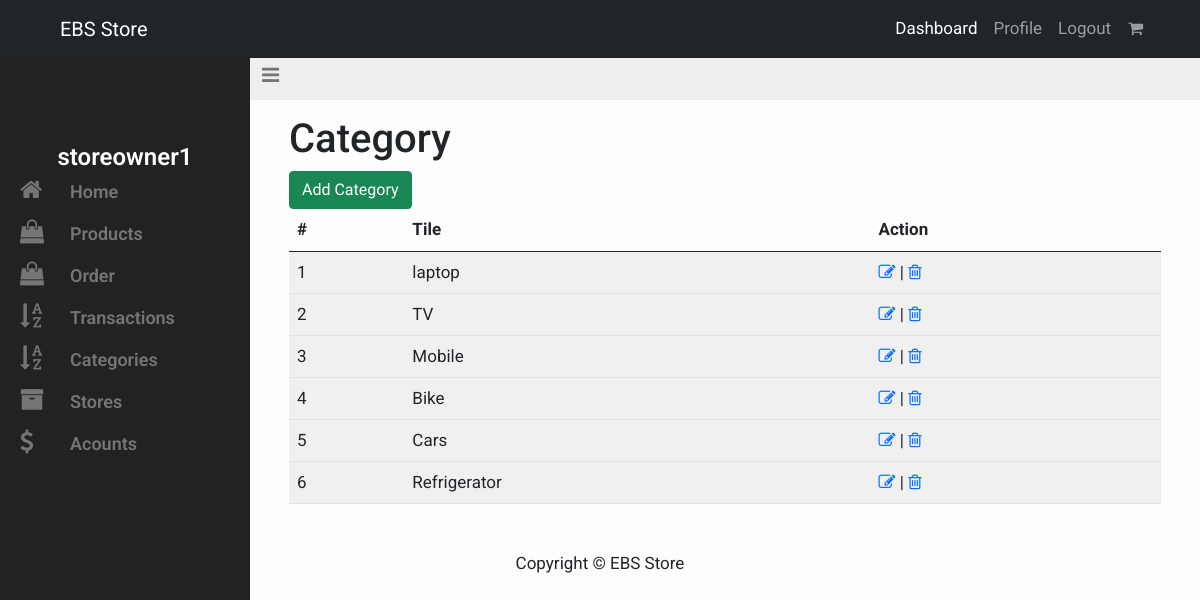
The page /dashboard/categories/ (signed in) on the database its author committed.
### account/models.py (models this page shows, shortened)
class UserAccount(AbstractBaseUser):
    username = models.CharField(max_length=255, unique=True)
    first_name=models.CharField(max_length=255)
    last_name=models.CharField(max_length=255)
    email = models.EmailField(max_length=255, unique=True)
    is_superuser = models.BooleanField(default=False)
    is_admin = models.BooleanField('Is Admin', default=False)
    is_staff = models.BooleanField(default=False)
    is_customer = models.BooleanField(default=True)
    is_client = models.BooleanField(default = False)
    user_type = models.PositiveIntegerField(choices=CHOICES, default=1)
    created_at = models.DateTimeField(auto_now_add=True)
    objects = UserAccountManager()
    USERNAME_FIELD = 'username'
    REQUIRED_FIELDS = ['first_name', 'last_name', 'email']

### store/models.py (models this page shows, shortened)
class Category(models.Model):
    title = models.CharField(max_length=255, unique=True)
    slug = models.SlugField(max_length=255)
    ordering = models.IntegerField(default=0)
    class Meta:
        ordering = ['ordering']

### store/views.py (the view)
# urls.py: path('dashboard/categories/', views.vendor_categories_view, name="categories"),
@login_required
def vendor_categories_view(request):
    categories = Category.objects.all()
    return render(request, 'dashboard/categories/categories.html', {'categories': categories})

### cart/cart.py (called while the page is built)
    def total_items(self):
        return len(self.cart)

### cart/context_processor.py (called while the page is built)
def cart(request):
    return {'cart': Cart(request)}

### templates/dashboard/categories/categories.html
{% extends "../admin_dashboard.html" %}
{%block dashboard_content%}
    <h1>Category</h1>
    <a href="{%url 'add_category'%}" class="btn btn-success"> Add Category </a>
    {% if categories %}
     <table class="table table-striped table-hover">
        <thead>
          <th>#</th>
          <th>Tile</th>
          <th>Action</th>
        </thead>
        <tbody>
      {% for category in categories %}
          <tr>
            <td> {{category.id}}</td>
            <td>{{category.title}}</td>
            <td><a href="{% url 'edit_category' category.id %}"> <i class="fa fa-edit"></i></a> |
              <a href="{% url 'delete_category' category.id %}"><i class="fa fa-trash-o"></i></a></td>
            <tr>
          {% endfor %}
          </tbody>
      </table>
    {%else %}
          <p>No product added</p>
      {%endif%}
{%endblock%}

### templates/dashboard/admin_dashboard.html (shortened to what this page needs)
{% extends "../base.html" %}
{% load static%}
{% block head  %}<link
      href="{% static '/css/dashboard.css' %}"
      rel="stylesheet"
    />
 {% endblock %}
{%block content %}
<div>
  <div id="wrapper">
  <aside id="sidebar-wrapper">
    <ul class="sidebar sidebar-nav pt-5">
      <div class="sidebar-brand">
        {% if user.type == 0 %}
          <h2>{{user.store.name}}</h2>
        {% else  %}
          <h2> {{user.username}}</h2>
        {%endif%}
    </div>
      <li class="item">
        <a href="{%url 'dashboard'%}"><i class="fa fa-home"></i>Home</a>
      </li>
      <li class="item">
        <a href="{%url 'admin_products_views'%}"><i class="	fa fa-shopping-bag"></i>Products</a>
      </li>
      <li class="item">
        <a href="{%url 'order:admin_order_view'%}"><i class="	fa fa-shopping-bag"></i>Order</a>
      </li>
      <li class="item">
        <a href="#"><i class="fa fa-sort-alpha-asc"></i>Transactions</a>
      </li>
      <li class="item">
        <a href="{%url 'categories'%}"><i class="fa fa-sort-alpha-asc"></i>Categories</a>
      </li>
      <li class="item">
        <a href="{%url 'admin_stores_view'%}"><i class="fa fa-archive"></i>Stores</a>
      </li>
      <li class="item">
        <a href="{%url 'admin_users_view'%}"><i class="fa fa-dollar"></i>Acounts</a>
      </li>
    </ul>
  </aside>
  <div id="navbar-wrapper">
    <nav class="navbar navbar-inverse">
      <div class="container-fluid">
        <div class="navbar-header">
          <a href="#" class="navbar-brand" id="sidebar-toggle"><i class="fa fa-bars"></i></a>
        </div>
      </div>
    </nav>
  </div>
  <section id="content-wrapper">
      <div class="row">
        <div class="col-lg-12">
          <div class="container">
          {%block dashboard_content%}
          {% endblock dashboard_content%}
          </div>
      </div>
  </section>
</div>
{%endblock%}

### static/css/dashboard.css (style rules this page uses)
body { padding-bottom: 30px; position: relative; min-height: 100%; }
a { transition: background 0.2s, color 0.2s; }
#wrapper { padding-left: 0; transition: all 0.5s ease; position: relative; }
#sidebar-wrapper { z-index: 1000; position: fixed; left: 250px; width: 0; height: 100%; margin-left: -250px; overflow-y: auto; overflow-x: hidden; background: #222; transition: all 0.5s ease; }
.sidebar-brand { position: absolute; top: 0; width: 250px; text-align: center; padding: 20px 0; }
.sidebar-brand h2 { margin: 0; font-weight: 600; font-size: 24px; color: #fff; }
.sidebar-nav { position: absolute; top: 75px; width: 250px; margin: 0; padding: 0; list-style: none; }
.sidebar-nav > li { text-indent: 10px; line-height: 42px; }
.sidebar-nav > li a { display: block; text-decoration: none; color: #757575; font-weight: 600; font-size: 18px; }
.sidebar-nav > li > a i.fa { font-size: 24px; width: 60px; }
#navbar-wrapper { width: 100%; position: absolute; z-index: 2; }
#navbar-wrapper .navbar { border-width: 0 0 0 0; background-color: #eee; font-size: 24px; margin-bottom: 0; border-radius: 0; }
#navbar-wrapper .navbar a { color: #757575; }
#content-wrapper { width: 100%; position: absolute; padding: 15px; top: 100px; }
@media (min-width: 992px) { #wrapper { padding-left: 250px; } }
@media (min-width: 992px) { #sidebar-wrapper { width: 250px; } }
@media (min-width: 992px) { #navbar-wrapper { position: relative; } }
@media (min-width: 992px) { #content-wrapper { position: relative; top: 0; } }

### rows shown on the page
UserAccount: username "storeowner1"
Category: id "1", title "laptop"
Category: id "2", title "TV"
Category: id "3", title "Mobile"
Category: id "4", title "Bike"
Category: id "5", title "Cars"
Category: id "6", title "Refrigerator"
